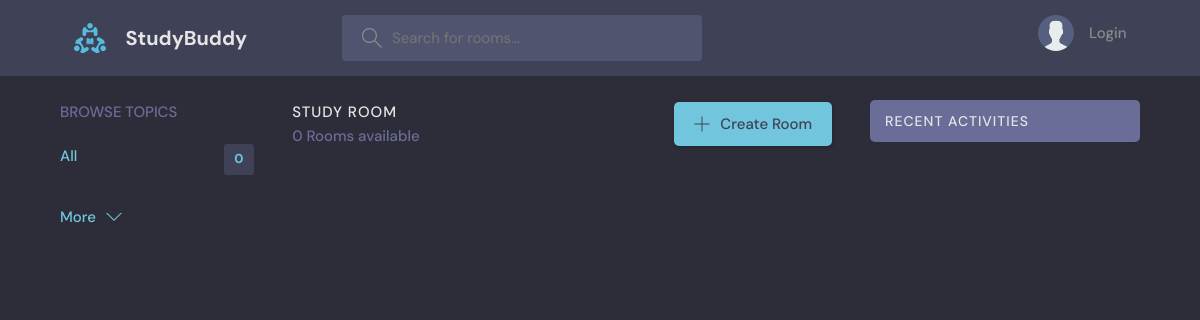
The app's page /, older data.
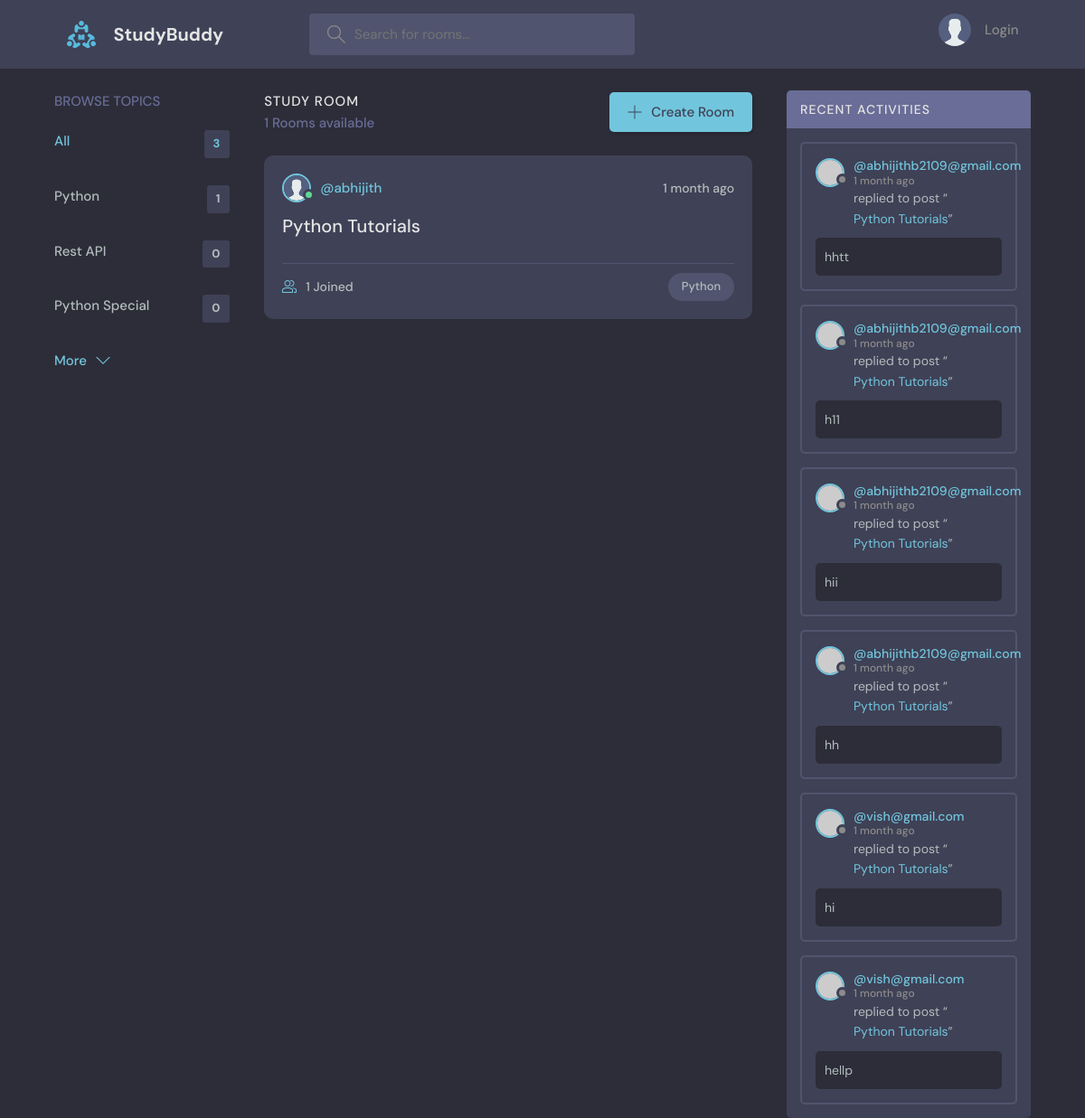
The same page, newer data.
### base/models.py (models this page shows)
class Topic(models.Model):
    name=models.CharField(max_length=200)
    def __str__(self):
        return self.name

class Room(models.Model):
    host = models.ForeignKey(User,on_delete=models.SET_NULL,null=True)
    topic = models.ForeignKey(Topic,on_delete=models.SET_NULL,null=True)
    name = models.CharField(max_length=200)
    description = models.TextField(null=True,blank=True)
    participants = models.ManyToManyField( User,related_name="participants",blank=True)
    updated =  models.DateTimeField(auto_now=True)
    created = models.DateTimeField(auto_now_add=True)
    class Meta:
        ordering = ['-updated', '-created']
    def __str__(self):
        return self.name

class User(AbstractUser):
    name = models.CharField(max_length=200,null=True)
    email = models.EmailField(unique=True,null=True)
    bio = models.TextField(null=True)
    avatar = models.ImageField(null=True,default="avatar.svg")
    USERNAME_FIELD = 'email'
    REQUIRED_FIELDS = ["username"]

class Message(models.Model):
    user = models.ForeignKey(User,on_delete=models.CASCADE)
    room = models.ForeignKey(Room,on_delete=models.CASCADE)
    body = models.TextField(null=True ,blank=True)
    updated =  models.DateTimeField(auto_now=True)
    created = models.DateTimeField(auto_now_add=True)
    class Meta:
        ordering = ['-updated', '-created']
    def __str__(self):
        return self.body[0:50]

### base/views.py (the view)
# urls.py: 2. Add a URL to urlpatterns:  path('', views.home, name='home')
def home(request):
    q = request.GET.get("q") if request.GET.get("q") != None else ''
    rooms = Room.objects.filter(Q(topic__name__icontains=q) | Q(name__icontains=q) | Q(description__icontains=q))
    topics = Topic.objects.all()[0:5]
    room_count = rooms.count()
    room_messages = Message.objects.filter(Q(room__topic__name__icontains=q))
    context = {"rooms": rooms, "topics": topics, "room_count": room_count, "room_messages": room_messages}
    return render(request, "base/home.html", context)

### base/templates/base/home.html (shortened to what this page needs)
{%extends 'main.html'%}
{%block content%}
<main class="layout layout--3">
    <div class="container">
        {%include 'base/topics_component.html'%}
        <div class="roomList">
            <div class="roomList__header">
                <div>
                    <h2>Study Room</h2>
                    <p>{{room_count}} Rooms available</p>
                </div>
                <a class="btn btn--main" href="{%url 'create-room'%}">
                    <svg version="1.1" xmlns="http://www.w3.org/2000/svg" width="32" height="32" viewBox="0 0 32 32">
                        <title>add</title>
                        <path
                                d="M16.943 0.943h-1.885v14.115h-14.115v1.885h14.115v14.115h1.885v-14.115h14.115v-1.885h-14.115v-14.115z"
                        ></path>
                    </svg>
                    Create Room
                </a>
            </div>
            {%include 'base/feed_component.html'%}
        </div>
        {%include 'base/activity_component.html'%}
    </div>
</main>
{%endblock%}

### base/templates/base/topics_component.html
 <div class="topics">
            <div class="topics__header">
                <h2>Browse Topics</h2>
            </div>
            <ul class="topics__list">
                <li>
                    <a href="{%url 'home'%}" class="active">All <span>{{topics.count}}</span></a>
                </li>
                        {%for topic in topics%}
                <li>
                    <a href="{%url 'home' %}?q={{topic.name}}">{{topic}}<span>{{topic.room_set.all.count}}</span></a>
                </li>
                        {%endfor%}
            </ul>
            <a class="btn btn--link" href="{%url 'topics' %}">
                More
                <svg version="1.1" xmlns="http://www.w3.org/2000/svg" width="32" height="32" viewBox="0 0 32 32">
                    <title>chevron-down</title>
                    <path d="M16 21l-13-13h-3l16 16 16-16h-3l-13 13z"></path>
                </svg>
            </a>
        </div>

### base/templates/base/feed_component.html (shortened to what this page needs)
{%for room in rooms%}
<div class="roomListRoom">
                <div class="roomListRoom__header">
                    <a href="{%url 'user-profile' room.host.id%}" class="roomListRoom__author">
                        <div class="avatar avatar--small active">
                            <img src="{{room.host.avatar.url}}"/>
                        </div>
                        <span>@{{room.host.username}}</span>
                    </a>
                    <div class="roomListRoom__actions">
                        <span>{{room.created|timesince}} ago</span>
                    </div>
                </div>
                <div class="roomListRoom__content">
                    <a href="{%url 'room' room.pk%}">{{room.name}}</a>
                </div>
                <div class="roomListRoom__meta">
                    <a href="{%url 'room' room.id%}" class="roomListRoom__joined">
                        {{room.participants.all.count}} Joined
                    </a>
                    <p class="roomListRoom__topic">{{room.topic}}</p>
                </div>
            </div>
{%endfor%}

### base/templates/base/activity_component.html (shortened to what this page needs)
<div class="activities">
    <div class="activities__header">
        <h2>Recent Activities</h2>
    </div>
    {%for message in room_messages%}
    <div class="activities__box">
        <div class="activities__boxHeader roomListRoom__header">
            <a href="{%url 'user-profile' message.user.id%}" class="roomListRoom__author">
                <div class="avatar avatar--small">
                    <img src="https://randomuser.me/api/portraits/women/11.jpg"/>
                </div>
                <p>
                    @{{message.user}}
                    <span>{{message.created |timesince}} ago</span>
                </p>
            </a>
        </div>
        <div class="activities__boxContent">
            <p>replied to post “<a href="{%url 'room' message.room.id%}">{{message.room}}</a>”</p>
            <div class="activities__boxRoomContent">
                {{message}}
            </div>
        </div>
    </div>
{%endfor%}
</div>

Row changes from the older to the newer data that the page shows:
added Topic: name "Python", room_set.all.count "1"
added Topic: name "Rest API", room_set.all.count "0"
added Topic: name "Python Special", room_set.all.count "0"
added Room: host.avatar (placeholder picture), host.username "abhijith", created "1 month", name "Python Tutorials", participants.all.count "1", topic "Python"
added Message: user "abhijithb2109@gmail.com", created "1 month", room "Python Tutorials", body "hhtt"
added Message: user "abhijithb2109@gmail.com", created "1 month", room "Python Tutorials", body "h11"
added Message: user "abhijithb2109@gmail.com", created "1 month", room "Python Tutorials", body "hii"
added Message: user "abhijithb2109@gmail.com", created "1 month", room "Python Tutorials", body "hh"
added Message: user "vish@gmail.com", created "1 month", room "Python Tutorials", body "hi"
added Message: user "vish@gmail.com", created "1 month", room "Python Tutorials", body "hellp"
Text that changed along with them:
{{ topics.count }}: "0" → "3"
{{ room_count }}: "0" → "1"
